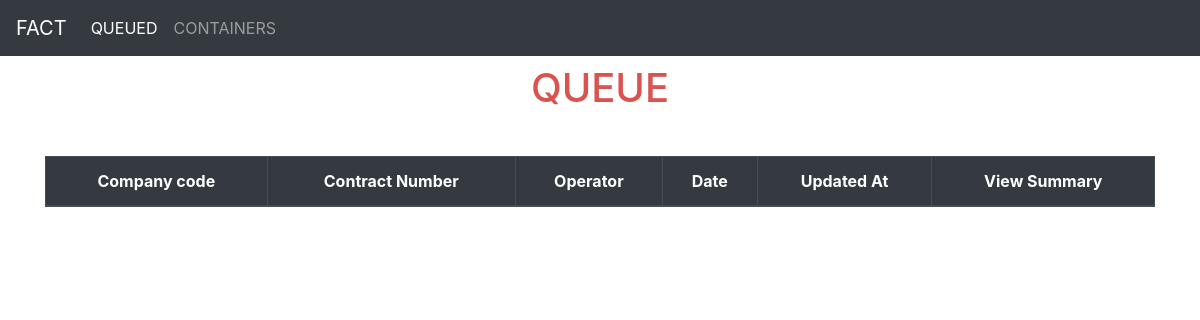
/queue/, run on an earlier commit of the app's database.
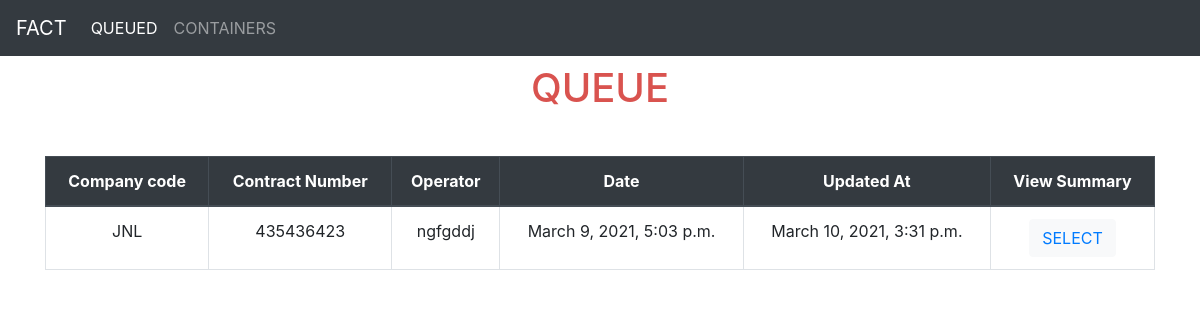
And on a later commit of the database.
### contracts/models.py (models this page shows, shortened)
class Contract(models.Model):
    contract_number = models.CharField(max_length=10)
    company_code = models.CharField(max_length=3)
    product = models.CharField(max_length=25)
    operator = models.CharField(max_length=50)
    total_weight = models.PositiveIntegerField()
    contract_date = models.DateTimeField(default=timezone.now)
    restrictions = models.CharField(max_length=20)
    curr_containers = models.JSONField()
    pend_containers = models.JSONField(null=True, blank=True)
    contract_date_updated_at = models.DateTimeField(auto_now=True)

### pages/views.py (the view)
# urls.py: path('queue/', QueuedContractsListView.as_view(), name='queue_list'),
class QueuedContractsListView(ListView):
    model = Contract
    context_object_name = "contracts"
    template_name = 'queue.html'

### templates/queue.html (shortened to what this page needs)
{% extends 'base.html' %}
{% block content %}
<div id="__home">
    <h1 style="text-align:center; color:#d9534f; margin-bottom: 1.1em">QUEUE</h1>
    <table class="table table-bordered table-hover table-lg" style="width: 100%;">
        <thead class="thead-dark" style="text-align: center;">
        <th scope="col">Company code</th>
        <th scope="col">Contract Number</th>
        <th scope="col">Operator</th>
        <th scope="col">Date</th>
        <th scope="col">Updated At</th>
        <th scope="col">View Summary</th>
      </thead>
      {% for contract in contracts %}
      {% if contract.pend_containers %}
      <tbody style="text-align: center;">
      <tr>
        <td scope="row">{{ contract.company_code }}</td>
        <td scope="row">{{ contract.contract_number }}</td>
        <td scope="row">{{ contract.operator }}</td>
        <td scope="row">{{ contract.contract_date }}</td>
        <td scope="row">{{ contract.contract_date_updated_at }}</td>
        <td scope="row"><button type="button" class="btn btn-light"><a href="{% url 'pending' contract.id %}">SELECT</a></button></td>
      </tr>
    </tbody>
      {% endif %}
      {% endfor %}
{% endblock content %}

What changed in the data, as far as the page shows it:
now on this page (row edited): Contract: company_code "JNL", contract_number "435436423", operator "ngfgddj", contract_date "March 9, 2021, 5:03 p.m.", contract_date_updated_at "March 10, 2021, 3:31 p.m."
